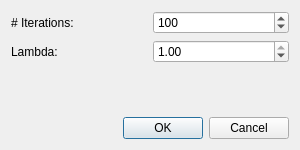
<?xml version="1.0" encoding="UTF-8"?>
<ui version="4.0">
 <class>DialogSmoothing</class>
 <widget class="QDialog" name="DialogSmoothing">
  <property name="geometry">
   <rect>
    <x>0</x>
    <y>0</y>
    <width>300</width>
    <height>150</height>
   </rect>
  </property>
  <property name="windowTitle">
   <string>Dialog</string>
  </property>
  <layout class="QVBoxLayout" name="verticalLayout">
   <item>
    <layout class="QHBoxLayout" name="horizontalLayout">
     <item>
      <widget class="QLabel" name="label">
       <property name="text">
        <string># Iterations:</string>
       </property>
      </widget>
     </item>
     <item>
      <widget class="QSpinBox" name="sb_iters">
       <property name="accelerated">
        <bool>true</bool>
       </property>
       <property name="minimum">
        <number>0</number>
       </property>
       <property name="maximum">
        <number>1000</number>
       </property>
       <property name="singleStep">
        <number>10</number>
       </property>
       <property name="value">
        <number>100</number>
       </property>
      </widget>
     </item>
    </layout>
   </item>
   <item>
    <layout class="QHBoxLayout" name="horizontalLayout_2">
     <item>
      <widget class="QLabel" name="label_2">
       <property name="text">
        <string>Lambda:</string>
       </property>
      </widget>
     </item>
     <item>
      <widget class="QDoubleSpinBox" name="sb_lambda">
       <property name="accelerated">
        <bool>true</bool>
       </property>
       <property name="maximum">
        <double>1.000000000000000</double>
       </property>
       <property name="singleStep">
        <double>0.100000000000000</double>
       </property>
       <property name="value">
        <double>1.000000000000000</double>
       </property>
      </widget>
     </item>
    </layout>
   </item>
   <item>
    <spacer name="verticalSpacer">
     <property name="orientation">
      <enum>Qt::Vertical</enum>
     </property>
     <property name="sizeHint" stdset="0">
      <size>
       <width>20</width>
       <height>18</height>
      </size>
     </property>
    </spacer>
   </item>
   <item>
    <widget class="QDialogButtonBox" name="buttonBox">
     <property name="orientation">
      <enum>Qt::Horizontal</enum>
     </property>
     <property name="standardButtons">
      <set>QDialogButtonBox::Cancel|QDialogButtonBox::Ok</set>
     </property>
    </widget>
   </item>
  </layout>
 </widget>
 <resources/>
 <connections>
  <connection>
   <sender>buttonBox</sender>
   <signal>accepted()</signal>
   <receiver>DialogSmoothing</receiver>
   <slot>accept()</slot>
   <hints>
    <hint type="sourcelabel">
     <x>248</x>
     <y>254</y>
    </hint>
    <hint type="destinationlabel">
     <x>157</x>
     <y>274</y>
    </hint>
   </hints>
  </connection>
  <connection>
   <sender>buttonBox</sender>
   <signal>rejected()</signal>
   <receiver>DialogSmoothing</receiver>
   <slot>reject()</slot>
   <hints>
    <hint type="sourcelabel">
     <x>316</x>
     <y>260</y>
    </hint>
    <hint type="destinationlabel">
     <x>286</x>
     <y>274</y>
    </hint>
   </hints>
  </connection>
 </connections>
</ui>
